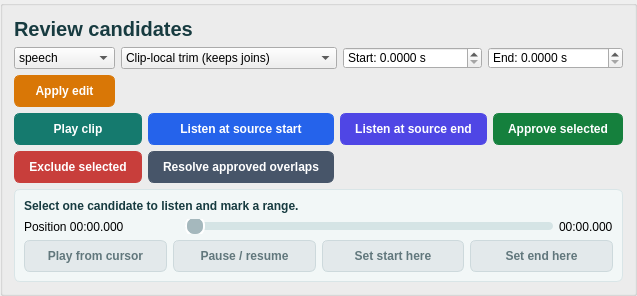
                                  <widget class="QGroupBox" name="segmentEditor">
                                    <property name="styleSheet">
                                      <string>QGroupBox#segmentEditor { margin-top:0px; padding-top:12px; }</string>
                                    </property>
                                    <property name="title">
                                      <string />
                                    </property>
                                    <layout class="QVBoxLayout" name="segmentEditorLayout">
                                      <item>
                                        <widget class="QLabel" name="segmentEditorHeading">
                                          <property name="styleSheet">
                                            <string>font-size:20px; font-weight:700; color:#173B40;</string>
                                          </property>
                                          <property name="text">
                                            <string>Review candidates</string>
                                          </property>
                                          <property name="wordWrap">
                                            <bool>true</bool>
                                          </property>
                                        </widget>
                                      </item>
                                      <item>
                                        <layout class="QGridLayout" name="segmentEditRowLayout">
                                          <item row="0" column="0">
                                            <widget class="QComboBox" name="segmentLabel">
                                              <item>
                                                <property name="text">
                                                  <string>speech</string>
                                                </property>
                                              </item>
                                              <item>
                                                <property name="text">
                                                  <string>mixed</string>
                                                </property>
                                              </item>
                                              <item>
                                                <property name="text">
                                                  <string>music</string>
                                                </property>
                                              </item>
                                              <item>
                                                <property name="text">
                                                  <string>silence</string>
                                                </property>
                                              </item>
                                            </widget>
                                          </item>
                                          <item row="0" column="1">
                                            <widget class="QComboBox" name="boundaryMode">
                                              <item>
                                                <property name="text">
                                                  <string>Clip-local trim (keeps joins)</string>
                                                </property>
                                              </item>
                                              <item>
                                                <property name="text">
                                                  <string>Original source times (continuous)</string>
                                                </property>
                                              </item>
                                            </widget>
                                          </item>
                                          <item row="0" column="2">
                                            <widget class="QDoubleSpinBox" name="segmentStart">
                                              <property name="prefix">
                                                <string>Start: </string>
                                              </property>
                                              <property name="suffix">
                                                <string> s</string>
                                              </property>
                                              <property name="decimals">
                                                <number>4</number>
                                              </property>
                                              <property name="minimum">
                                                <double>0.000000000000000</double>
                                              </property>
                                              <property name="maximum">
                                                <double>999999.000000000000000</double>
                                              </property>
                                              <property name="singleStep">
                                                <double>0.010000000000000</double>
                                              </property>
                                              <property name="value">
                                                <double>0.000000000000000</double>
                                              </property>
                                            </widget>
                                          </item>
                                          <item row="0" column="3">
                                            <widget class="QDoubleSpinBox" name="segmentEnd">
                                              <property name="prefix">
                                                <string>End: </string>
                                              </property>
                                              <property name="suffix">
                                                <string> s</string>
                                              </property>
                                              <property name="decimals">
                                                <number>4</number>
                                              </property>
                                              <property name="minimum">
                                                <double>0.000000000000000</double>
                                              </property>
                                              <property name="maximum">
                                                <double>999999.000000000000000</double>
                                              </property>
                                              <property name="singleStep">
                                                <double>0.010000000000000</double>
                                              </property>
                                              <property name="value">
                                                <double>0.000000000000000</double>
                                              </property>
                                            </widget>
                                          </item>
                                          <item row="1" column="0">
                                            <widget class="QPushButton" name="applySegment">
                                              <property name="styleSheet">
                                                <string>QPushButton#applySegment {background:#D97706; color:#FFFFFF; border:1px solid #D97706; border-radius:6px; padding:8px 14px; font-weight:600;}
QPushButton#applySegment:hover {background:#C36B05; border-color:#C36B05;}
QPushButton#applySegment:pressed {background:#AE5F05; border-color:#AE5F05;}
QPushButton#applySegment:focus {border:2px solid #173B40; padding:7px 13px;}
QPushButton#applySegment:disabled {background:#E3E9EB; color:#61777C; border:1px solid #CDD9DC;}</string>
                                              </property>
                                              <property name="text">
                                                <string>Apply edit</string>
                                              </property>
                                            </widget>
                                          </item>
                                        </layout>
                                      </item>
                                      <item>
                                        <layout class="QGridLayout" name="segmentReviewRowLayout">
                                          <item row="0" column="0">
                                            <widget class="QPushButton" name="playSegment">
                                              <property name="styleSheet">
                                                <string>QPushButton#playSegment {background:#157A6E; color:#FFFFFF; border:1px solid #157A6E; border-radius:6px; padding:8px 14px; font-weight:600;}
QPushButton#playSegment:hover {background:#136E63; border-color:#136E63;}
QPushButton#playSegment:pressed {background:#116258; border-color:#116258;}
QPushButton#playSegment:focus {border:2px solid #173B40; padding:7px 13px;}
QPushButton#playSegment:disabled {background:#E3E9EB; color:#61777C; border:1px solid #CDD9DC;}</string>
                                              </property>
                                              <property name="text">
                                                <string>Play clip</string>
                                              </property>
                                            </widget>
                                          </item>
                                          <item row="0" column="1">
                                            <widget class="QPushButton" name="playCutStart">
                                              <property name="styleSheet">
                                                <string>QPushButton#playCutStart {background:#2563EB; color:#FFFFFF; border:1px solid #2563EB; border-radius:6px; padding:8px 14px; font-weight:600;}
QPushButton#playCutStart:hover {background:#2159D4; border-color:#2159D4;}
QPushButton#playCutStart:pressed {background:#1E4FBC; border-color:#1E4FBC;}
QPushButton#playCutStart:focus {border:2px solid #173B40; padding:7px 13px;}
QPushButton#playCutStart:disabled {background:#E3E9EB; color:#61777C; border:1px solid #CDD9DC;}</string>
                                              </property>
                                              <property name="text">
                                                <string>Listen at source start</string>
                                              </property>
                                            </widget>
                                          </item>
                                          <item row="0" column="2">
                                            <widget class="QPushButton" name="playCutEnd">
                                              <property name="styleSheet">
                                                <string>QPushButton#playCutEnd {background:#4F46E5; color:#FFFFFF; border:1px solid #4F46E5; border-radius:6px; padding:8px 14px; font-weight:600;}
QPushButton#playCutEnd:hover {background:#473FCE; border-color:#473FCE;}
QPushButton#playCutEnd:pressed {background:#3F38B7; border-color:#3F38B7;}
QPushButton#playCutEnd:focus {border:2px solid #173B40; padding:7px 13px;}
QPushButton#playCutEnd:disabled {background:#E3E9EB; color:#61777C; border:1px solid #CDD9DC;}</string>
                                              </property>
                                              <property name="text">
                                                <string>Listen at source end</string>
                                              </property>
                                            </widget>
                                          </item>
                                          <item row="0" column="3">
                                            <widget class="QPushButton" name="approveSegments">
                                              <property name="styleSheet">
                                                <string>QPushButton#approveSegments {background:#15803D; color:#FFFFFF; border:1px solid #15803D; border-radius:6px; padding:8px 14px; font-weight:600;}
QPushButton#approveSegments:hover {background:#137337; border-color:#137337;}
QPushButton#approveSegments:pressed {background:#116631; border-color:#116631;}
QPushButton#approveSegments:focus {border:2px solid #173B40; padding:7px 13px;}
QPushButton#approveSegments:disabled {background:#E3E9EB; color:#61777C; border:1px solid #CDD9DC;}</string>
                                              </property>
                                              <property name="text">
                                                <string>Approve selected</string>
                                              </property>
                                              <property name="toolTip">
                                                <string>Approve only after listening: complete words, real pauses and about 0.1–0.2 s natural pause at both edges. Approval records your boundary review.</string>
                                              </property>
                                            </widget>
                                          </item>
                                          <item row="1" column="0">
                                            <widget class="QPushButton" name="excludeSegments">
                                              <property name="styleSheet">
                                                <string>QPushButton#excludeSegments {background:#C83E3B; color:#FFFFFF; border:1px solid #C83E3B; border-radius:6px; padding:8px 14px; font-weight:600;}
QPushButton#excludeSegments:hover {background:#B43835; border-color:#B43835;}
QPushButton#excludeSegments:pressed {background:#A0322F; border-color:#A0322F;}
QPushButton#excludeSegments:focus {border:2px solid #173B40; padding:7px 13px;}
QPushButton#excludeSegments:disabled {background:#E3E9EB; color:#61777C; border:1px solid #CDD9DC;}</string>
                                              </property>
                                              <property name="text">
                                                <string>Exclude selected</string>
                                              </property>
                                            </widget>
                                          </item>
                                          <item row="1" column="1">
                                            <widget class="QPushButton" name="resolveOverlaps">
                                              <property name="styleSheet">
                                                <string>QPushButton#resolveOverlaps {background:#475569; color:#FFFFFF; border:1px solid #475569; border-radius:6px; padding:8px 14px; font-weight:600;}
QPushButton#resolveOverlaps:hover {background:#404C5E; border-color:#404C5E;}
QPushButton#resolveOverlaps:pressed {background:#394454; border-color:#394454;}
QPushButton#resolveOverlaps:focus {border:2px solid #173B40; padding:7px 13px;}
QPushButton#resolveOverlaps:disabled {background:#E3E9EB; color:#61777C; border:1px solid #CDD9DC;}</string>
                                              </property>
                                              <property name="text">
                                                <string>Resolve approved overlaps</string>
                                              </property>
                                            </widget>
                                          </item>
                                        </layout>
                                      </item>
                                      <item>
                                        <widget class="QFrame" name="segmentPreviewFrame">
                                          <property name="styleSheet">
                                            <string>QFrame#segmentPreviewFrame {background:#F2F7F7;border:1px solid #D9E5E7;border-radius:6px;}</string>
                                          </property>
                                          <layout class="QVBoxLayout" name="segmentPreviewLayout">
                                            <item>
                                              <widget class="QLabel" name="segmentRangeSummary">
                                                <property name="styleSheet">
                                                  <string>font-weight:600;color:#173B40;border:none;</string>
                                                </property>
                                                <property name="text">
                                                  <string>Select one candidate to listen and mark a range.</string>
                                                </property>
                                                <property name="wordWrap">
                                                  <bool>true</bool>
                                                </property>
                                              </widget>
                                            </item>
                                            <item>
                                              <layout class="QHBoxLayout" name="segmentSeekRow">
                                                <item>
                                                  <widget class="QLabel" name="segmentCursorLabel">
                                                    <property name="minimumSize">
                                                      <size>
                                                        <width>155</width>
                                                        <height>0</height>
                                                      </size>
                                                    </property>
                                                    <property name="styleSheet">
                                                      <string>border:none;</string>
                                                    </property>
                                                    <property name="text">
                                                      <string>Position 00:00.000</string>
                                                    </property>
                                                  </widget>
                                                </item>
                                                <item>
                                                  <widget class="QSlider" name="segmentSeekSlider">
                                                    <property name="enabled">
                                                      <bool>false</bool>
                                                    </property>
                                                    <property name="toolTip">
                                                      <string>Listen within the selected item. Mark start/end using the displayed time system, then use the edit or review action to save.</string>
                                                    </property>
                                                    <property name="accessibleName">
                                                      <string>Segment playback position</string>
                                                    </property>
                                                    <property name="styleSheet">
                                                      <string>QSlider::groove:horizontal {height:8px;background:#D5E4E5;border-radius:4px;} QSlider::sub-page:horizontal {background:#157A6E;border-radius:4px;} QSlider::handle:horizontal {background:#1E607A;border:2px solid #FFFFFF;width:16px;margin:-6px 0;border-radius:9px;} QSlider::handle:horizontal:hover {background:#1B566E;} QSlider::handle:horizontal:focus {border:2px solid #173B40;} QSlider::handle:horizontal:disabled {background:#A5B8BD;}</string>
                                                    </property>
                                                    <property name="minimum">
                                                      <number>0</number>
                                                    </property>
                                                    <property name="maximum">
                                                      <number>0</number>
                                                    </property>
                                                    <property name="singleStep">
                                                      <number>100</number>
                                                    </property>
                                                    <property name="pageStep">
                                                      <number>1000</number>
                                                    </property>
                                                    <property name="orientation">
                                                      <enum>Qt::Orientation::Horizontal</enum>
                                                    </property>
                                                  </widget>
                                                </item>
                                                <item>
                                                  <widget class="QLabel" name="segmentSeekEnd">
                                                    <property name="styleSheet">
                                                      <string>border:none;</string>
                                                    </property>
                                                    <property name="text">
                                                      <string>00:00.000</string>
                                                    </property>
                                                  </widget>
                                                </item>
                                              </layout>
                                            </item>
                                            <item>
                                              <layout class="QHBoxLayout" name="segmentPreviewActions">
                                                <item>
                                                  <widget class="QPushButton" name="playSegmentCursor">
                                                    <property name="enabled">
                                                      <bool>false</bool>
                                                    </property>
                                                    <property name="toolTip">
                                                      <string>Listen within the selected item. Mark start/end using the displayed time system, then use the edit or review action to save.</string>
                                                    </property>
                                                    <property name="styleSheet">
                                                      <string>QPushButton#playSegmentCursor {background:#157A6E;color:#FFFFFF;border:1px solid #157A6E;border-radius:6px;padding:8px 14px;font-weight:600;} QPushButton#playSegmentCursor:hover {background:#136E63;border-color:#136E63;} QPushButton#playSegmentCursor:focus {border:2px solid #173B40;padding:7px 13px;} QPushButton#playSegmentCursor:disabled {background:#E3E9EB;color:#61777C;border-color:#CDD9DC;}</string>
                                                    </property>
                                                    <property name="text">
                                                      <string>Play from cursor</string>
                                                    </property>
                                                  </widget>
                                                </item>
                                                <item>
                                                  <widget class="QPushButton" name="pauseSegmentPreview">
                                                    <property name="enabled">
                                                      <bool>false</bool>
                                                    </property>
                                                    <property name="toolTip">
                                                      <string>Listen within the selected item. Mark start/end using the displayed time system, then use the edit or review action to save.</string>
                                                    </property>
                                                    <property name="styleSheet">
                                                      <string>QPushButton#pauseSegmentPreview {background:#2563EB;color:#FFFFFF;border:1px solid #2563EB;border-radius:6px;padding:8px 14px;font-weight:600;} QPushButton#pauseSegmentPreview:hover {background:#2159D4;border-color:#2159D4;} QPushButton#pauseSegmentPreview:focus {border:2px solid #173B40;padding:7px 13px;} QPushButton#pauseSegmentPreview:disabled {background:#E3E9EB;color:#61777C;border-color:#CDD9DC;}</string>
                                                    </property>
                                                    <property name="text">
                                                      <string>Pause / resume</string>
                                                    </property>
                                                  </widget>
                                                </item>
                                                <item>
                                                  <widget class="QPushButton" name="markSegmentStart">
                                                    <property name="enabled">
                                                      <bool>false</bool>
                                                    </property>
                                                    <property name="toolTip">
                                                      <string>Listen within the selected item. Mark start/end using the displayed time system, then use the edit or review action to save.</string>
                                                    </property>
                                                    <property name="styleSheet">
                                                      <string>QPushButton#markSegmentStart {background:#4F46E5;color:#FFFFFF;border:1px solid #4F46E5;border-radius:6px;padding:8px 14px;font-weight:600;} QPushButton#markSegmentStart:hover {background:#473FCE;border-color:#473FCE;} QPushButton#markSegmentStart:focus {border:2px solid #173B40;padding:7px 13px;} QPushButton#markSegmentStart:disabled {background:#E3E9EB;color:#61777C;border-color:#CDD9DC;}</string>
                                                    </property>
                                                    <property name="text">
                                                      <string>Set start here</string>
                                                    </property>
                                                  </widget>
                                                </item>
                                                <item>
                                                  <widget class="QPushButton" name="markSegmentEnd">
                                                    <property name="enabled">
                                                      <bool>false</bool>
                                                    </property>
                                                    <property name="toolTip">
                                                      <string>Listen within the selected item. Mark start/end using the displayed time system, then use the edit or review action to save.</string>
                                                    </property>
                                                    <property name="styleSheet">
                                                      <string>QPushButton#markSegmentEnd {background:#7C3AED;color:#FFFFFF;border:1px solid #7C3AED;border-radius:6px;padding:8px 14px;font-weight:600;} QPushButton#markSegmentEnd:hover {background:#7034D5;border-color:#7034D5;} QPushButton#markSegmentEnd:focus {border:2px solid #173B40;padding:7px 13px;} QPushButton#markSegmentEnd:disabled {background:#E3E9EB;color:#61777C;border-color:#CDD9DC;}</string>
                                                    </property>
                                                    <property name="text">
                                                      <string>Set end here</string>
                                                    </property>
                                                  </widget>
                                                </item>
                                              </layout>
                                            </item>
                                          </layout>
                                        </widget>
                                      </item>
                                    </layout>
                                  </widget>
